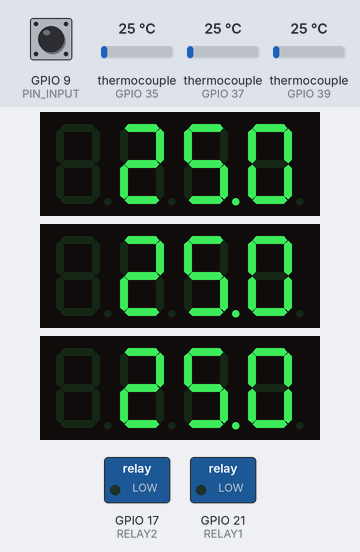
Bench run of a program on a simulated ESP32-S2. On the bench: 3 × 4-digit seven-segment display, switched loads named in the program (green lamp = pin HIGH). The test bench sets the inputs (shaded band); at power-on: thermocouple (sensors on GPIO 35, GPIO 37, GPIO 39) 25 °C, GPIO 9 (PIN_INPUT) HIGH.

Above: at 2.2 s.
2.3 s: thermocouple (sensor on GPIO 35) set to 6 °C
At 2.8 s:
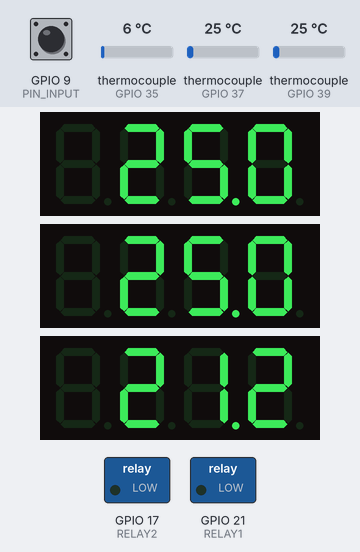
3.9 s: thermocouple (sensor on GPIO 37) set to 6 °C
At 4.11 s:
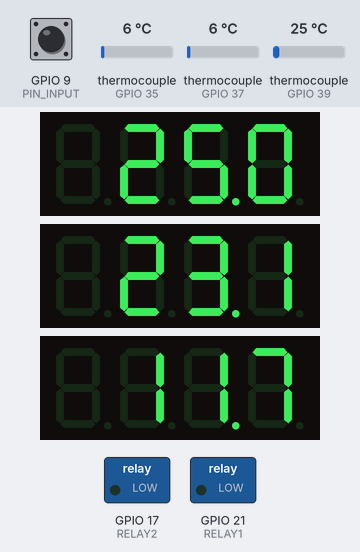
5.4 s: thermocouple (sensor on GPIO 39) set to 6 °C
At 5.67 s:
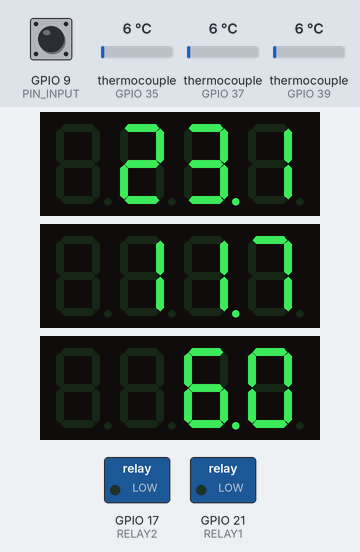
7.0 s: GPIO 9 (PIN_INPUT) pulled LOW for 0.15 s
At 8.8 s:
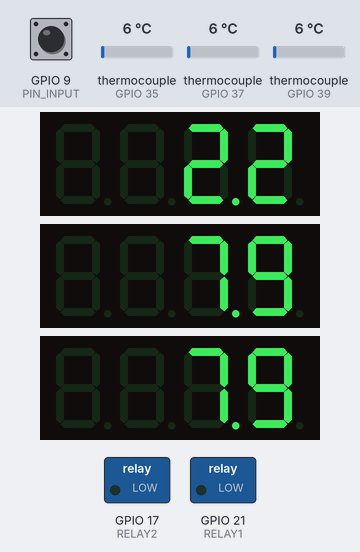
9.1 s: thermocouple (sensor on GPIO 39) set to 3 °C
At 11.9 s:
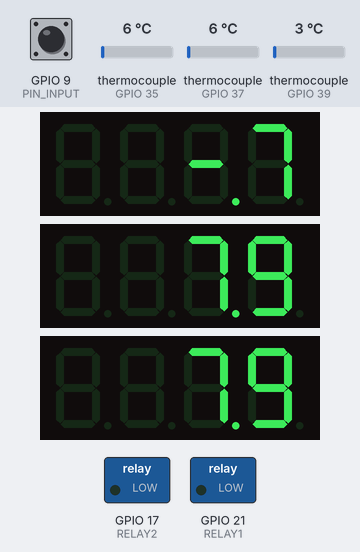
12.1 s: GPIO 9 (PIN_INPUT) pulled LOW for 1 s
At 13.5 s:
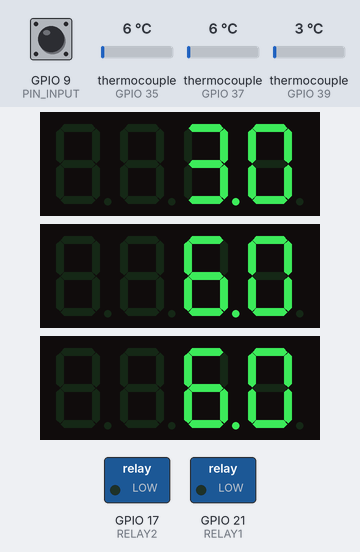
Timing chart, 0 to 15.1 s (numbered marks = the images above; inputs shaded):
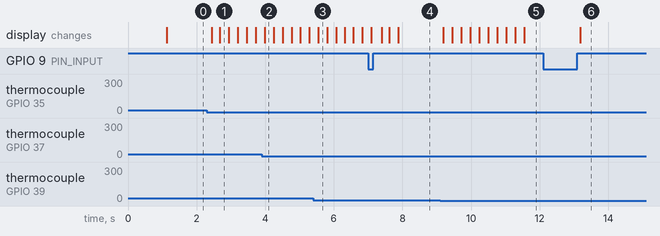

Measured:
- the behaviour switches between 4 and 3 °C on thermocouple (sensor on GPIO 39) (found by bisection; images 4 and 5)
- after the input at 2.3 s, the display: first changes after 0.14 s (image 1 shows a later state)
- after the input at 9.1 s, the display: first changes after 0.09 s (image 5 shows a later state)
- after the input at 12.1 s, the display: changes after 1.1 s (image 6)

The program:

main.cpp
```cpp
#include <Arduino.h>
#include <ESP32Encoder.h>
#include <TM1637Display.h>
#include <max6675.h>
#include "OneButton.h"

/*
HARDWARE LIST:
- 74HC595D (2 x 74HC595) 7-segment display
- TM1637 7-segment display
- MAX6675 thermocouple x 4
- 1 encoder
- 2 channel relay module
*/

// BUTTON PORT
#define PIN_INPUT 9

// ENCODER PORT
#define ENCODER1_A 16
#define ENCODER1_B 18

// RELAY PORT
#define RELAY1 21
#define RELAY2 17

// THERMOCOUPLE PORTS
#define THERMO_SCK 40
#define THERMO_SO 38

#define THERMO1_CS 39
#define THERMO2_CS 37
#define THERMO3_CS 35

#define THERMO_DELAY 250
#define THERMO_AVERAGE 10

// DISPLAY PORTS
#define DISPLAY1_CLK 2
#define DISPLAY1_DIO 3

#define DISPLAY2_CLK 4
#define DISPLAY2_DIO 5

#define DISPLAY3_CLK 6
#define DISPLAY3_DIO 7

// OBJECTS
OneButton button(PIN_INPUT, true, true);

ESP32Encoder encoder;

TM1637Display display1(DISPLAY1_CLK, DISPLAY1_DIO);
TM1637Display display2(DISPLAY2_CLK, DISPLAY2_DIO);
TM1637Display display3(DISPLAY3_CLK, DISPLAY3_DIO);

MAX6675 thermocouple1(THERMO_SCK, THERMO1_CS, THERMO_SO);
MAX6675 thermocouple2(THERMO_SCK, THERMO2_CS, THERMO_SO);
MAX6675 thermocouple3(THERMO_SCK, THERMO3_CS, THERMO_SO);

USBCDC serial;

// FUNCTIONS
void update_display();
void update_sensors();
void update_serial();
void update_io();

float get_avg(float *buff, float *corr);
void add_temp(float *buff, float temp);
void update_correction();
void reset_correction();

// VARIABLES
bool relay1_state = 0;
bool relay2_state = 0;

float temp1_buff[THERMO_AVERAGE];
float temp2_buff[THERMO_AVERAGE];
float temp3_buff[THERMO_AVERAGE];

float temp1_average = 0;
float temp2_average = 0;
float temp3_average = 0;

float temp1_corr = 0;
float temp2_corr = 0;
float temp3_corr = 0;

float t_avg = 0;

unsigned long last_update = 0;

uint8_t firts_start = 0;

void setup()
{
  serial.begin(115200);
  pinMode(RELAY1, OUTPUT);
  pinMode(RELAY2, OUTPUT);

  button.attachClick(update_correction);
  button.attachLongPressStart(reset_correction);
  button.setClickMs(200);
  button.setLongPressIntervalMs(1000);

  uint8_t blank[] = {0x00, 0x00, 0x00, 0x00};
  display1.setSegments(blank);
  display2.setSegments(blank);
  display3.setSegments(blank);

  display1.setBrightness(4);
  display2.setBrightness(4);
  display3.setBrightness(4);

  delay(1000);
}

void loop()
{
  update_sensors();
  update_display();
  update_serial();
  update_io();
}

void update_correction()
{
  float f = temp1_average + temp2_average + temp3_average;
  f = f / 3.0;
  temp1_corr = temp1_corr + f - temp1_average;
  temp2_corr = temp2_corr + f - temp2_average;
  temp3_corr = temp3_corr + f - temp3_average;
}

void reset_correction()
{
  temp1_corr = 0;
  temp2_corr = 0;
  temp3_corr = 0;
}

float get_avg(float *buff, float *corr)
{
  float sum = 0;
  for (int i = 0; i < THERMO_AVERAGE; i++)
  {
    sum += buff[i];
  }
  sum = sum / THERMO_AVERAGE;
  return sum + *corr;
}

void add_temp(float *buff, float temp)
{
  if (firts_start < 3)
  {
    for (int i = 0; i < THERMO_AVERAGE; i++)
    {
      buff[i] = temp;
    }
    firts_start++;
  }
  else
  {
    for (int i = 0; i < THERMO_AVERAGE - 1; i++)
    {
      buff[i] = buff[i + 1];
    }
    buff[THERMO_AVERAGE - 1] = temp;
  }
}

void update_display()
{
  display1.showNumberDecEx(temp1_average * 10, (0x80 >> 2), false, 4, 0);
  display2.showNumberDecEx(temp2_average * 10, (0x80 >> 2), false, 4, 0);
  display3.showNumberDecEx(temp3_average * 10, (0x80 >> 2), false, 4, 0);
}

void update_sensors()
{
  if (millis() - last_update > THERMO_DELAY)
  {
    add_temp(temp1_buff, thermocouple1.readCelsius());
    add_temp(temp2_buff, thermocouple2.readCelsius());
    add_temp(temp3_buff, thermocouple3.readCelsius());

    temp1_average = get_avg(temp1_buff, &temp1_corr);
    temp2_average = get_avg(temp2_buff, &temp2_corr);
    temp3_average = get_avg(temp3_buff, &temp3_corr);

    t_avg = (temp1_average + temp2_average + temp3_average) / 3.0;

    last_update = millis();
  }
}

void update_io()
{
  button.tick();
  //
}

void update_serial()
{
  // serial.println("t1 = " + String(temp1) + "\tt2 = " + String(temp2) + "\tt3 = " + String(temp3) + "\tt4 = " + String(temp4));
  // for (int i = 0; i < THERMO_AVERAGE; i++)
  // {
  //   serial.print(temp1_buff[i]);
  //   serial.print(" ");
  // }
  // serial.println();
  serial.printf("t_avg = %.2f\t1_d = %.2f\tt2_d = %.2f\tt3_d = %.2f\tt1_c = %.2f\tt2_c = %.2f\tt3_c = %.2f\n", t_avg, t_avg - temp1_average, t_avg - temp2_average, t_avg - temp3_average, temp1_corr, temp2_corr, temp3_corr);
}

/*
#include <Arduino.h>
#include <TM1637Display.h>

// Module connection pins (Digital Pins)
#define CLK 2
#define DIO 3

// The amount of time (in milliseconds) between tests
#define TEST_DELAY   2000

const uint8_t SEG_DONE[] = {
  SEG_B | SEG_C | SEG_D | SEG_E | SEG_G,           // d
  SEG_A | SEG_B | SEG_C | SEG_D | SEG_E | SEG_F,   // O
  SEG_C | SEG_E | SEG_G,                           // n
  SEG_A | SEG_D | SEG_E | SEG_F | SEG_G            // E
  };

TM1637Display display(CLK, DIO);

void setup()
{
}

void loop()
{
  int k;
  uint8_t data[] = { 0xff, 0xff, 0xff, 0xff };
  uint8_t blank[] = { 0x00, 0x00, 0x00, 0x00 };
  display.setBrightness(0x0f);

  // All segments on
  display.setSegments(data);
  delay(TEST_DELAY);

  // Selectively set different digits
  data[0] = display.encodeDigit(0);
  data[1] = display.encodeDigit(1);
  data[2] = display.encodeDigit(2);
  data[3] = display.encodeDigit(3);
  display.setSegments(data);
  delay(TEST_DELAY);


  // for(k = 3; k >= 0; k--) {
  // display.setSegments(data, 1, k);
  // delay(TEST_DELAY);
  // }


  display.clear();
  display.setSegments(data+2, 2, 2);
  delay(TEST_DELAY);

  display.clear();
  display.setSegments(data+2, 2, 1);
  delay(TEST_DELAY);

  display.clear();
  display.setSegments(data+1, 3, 1);
  delay(TEST_DELAY);


  // Show decimal numbers with/without leading zeros
  display.showNumberDec(0, false); // Expect: ___0
  delay(TEST_DELAY);
  display.showNumberDec(0, true);  // Expect: 0000
  delay(TEST_DELAY);
  display.showNumberDec(1, false); // Expect: ___1
  delay(TEST_DELAY);
  display.showNumberDec(1, true);  // Expect: 0001
  delay(TEST_DELAY);
  display.showNumberDec(301, false); // Expect: _301
  delay(TEST_DELAY);
  display.showNumberDec(301, true); // Expect: 0301
  delay(TEST_DELAY);
  display.clear();
  display.showNumberDec(14, false, 2, 1); // Expect: _14_
  delay(TEST_DELAY);
  display.clear();
  display.showNumberDec(4, true, 2, 2);  // Expect: __04
  delay(TEST_DELAY);
  display.showNumberDec(-1, false);  // Expect: __-1
  delay(TEST_DELAY);
  display.showNumberDec(-12);        // Expect: _-12
  delay(TEST_DELAY);
  display.showNumberDec(-999);       // Expect: -999
  delay(TEST_DELAY);
  display.clear();
  display.showNumberDec(-5, false, 3, 0); // Expect: _-5_
  delay(TEST_DELAY);
  display.showNumberHexEx(0xf1af);        // Expect: f1Af
  delay(TEST_DELAY);
  display.showNumberHexEx(0x2c);          // Expect: __2C
  delay(TEST_DELAY);
  display.showNumberHexEx(0xd1, 0, true); // Expect: 00d1
  delay(TEST_DELAY);
  display.clear();
  display.showNumberHexEx(0xd1, 0, true, 2); // Expect: d1__
  delay(TEST_DELAY);

  // Run through all the dots
  for(k=0; k <= 4; k++) {
    display.showNumberDecEx(0, (0x80 >> k), true);
    delay(TEST_DELAY);
  }

  // Brightness Test
  for(k = 0; k < 4; k++)
  data[k] = 0xff;
  for(k = 0; k < 7; k++) {
    display.setBrightness(k);
    display.setSegments(data);
    delay(TEST_DELAY);
  }

  // On/Off test
  for(k = 0; k < 4; k++) {
    display.setBrightness(7, false);  // Turn off
    display.setSegments(data);
    delay(TEST_DELAY);
    display.setBrightness(7, true); // Turn on
    display.setSegments(data);
    delay(TEST_DELAY);
  }


  // Done!
  display.setSegments(SEG_DONE);

  while(1);
}
*/

/*
// this example is public domain. enjoy!
// https://learn.adafruit.com/thermocouple/

#include <max6675.h>
#include <LiquidCrystal.h>
#include <Wire.h>

int thermoDO = 4;
int thermoCS = 5;
int thermoCLK = 6;

MAX6675 thermocouple(thermoCLK, thermoCS, thermoDO);
int vccPin = 3;
int gndPin = 2;

LiquidCrystal lcd(8, 9, 10, 11, 12, 13);

// make a cute degree symbol
uint8_t degree[8]  = {140,146,146,140,128,128,128,128};

void setup() {
  Serial.begin(9600);
  // use Arduino pins
  pinMode(vccPin, OUTPUT); digitalWrite(vccPin, HIGH);
  pinMode(gndPin, OUTPUT); digitalWrite(gndPin, LOW);

  lcd.begin(16, 2);
  lcd.createChar(0, degree);

  // wait for MAX chip to stabilize
  delay(500);
}

void loop() {
  // basic readout test, just print the current temp
  lcd.clear();
  lcd.setCursor(0, 0);
  lcd.print("MAX6675 test");

  // go to line #1
  lcd.setCursor(0,1);
  lcd.print(thermocouple.readCelsius());
#if ARDUINO >= 100
  lcd.write((byte)0);
#else
  lcd.print(0, BYTE);
#endif
  lcd.print("C ");
  lcd.print(thermocouple.readFahrenheit());
#if ARDUINO >= 100
  lcd.write((byte)0);
#else
  lcd.print(0, BYTE);
#endif
  lcd.print('F');

  delay(1000);
}
*/

/*
#include <ESP32Encoder.h>

ESP32Encoder encoder;
ESP32Encoder encoder2;

// timer and flag for example, not needed for encoders
unsigned long encoder2lastToggled;
bool encoder2Paused = false;

void setup(){

  Serial.begin(115200);
  // Enable the weak pull down resistors

  //ESP32Encoder::useInternalWeakPullResistors = puType::down;
  // Enable the weak pull up resistors
  ESP32Encoder::useInternalWeakPullResistors = puType::up;

  // use pin 19 and 18 for the first encoder
  encoder.attachHalfQuad(19, 18);
  // use pin 17 and 16 for the second encoder
  encoder2.attachHalfQuad(17, 16);

  // set starting count value after attaching
  encoder.setCount(37);

  // clear the encoder's raw count and set the tracked count to zero
  encoder2.clearCount();
  Serial.println("Encoder Start = " + String((int32_t)encoder.getCount()));
  // set the lastToggle
  encoder2lastToggled = millis();
}

void loop(){
  // Loop and read the count
  Serial.println("Encoder count = " + String((int32_t)encoder.getCount()) + " " + String((int32_t)encoder2.getCount()));
  delay(100);

  // every 5 seconds toggle encoder 2
  if (millis() - encoder2lastToggled >= 5000) {
    if(encoder2Paused) {
      Serial.println("Resuming Encoder 2");
      encoder2.resumeCount();
    } else {
      Serial.println("Paused Encoder 2");
      encoder2.pauseCount();
    }

    encoder2Paused = !encoder2Paused;
    encoder2lastToggled = millis();
  }
}
*/
```
